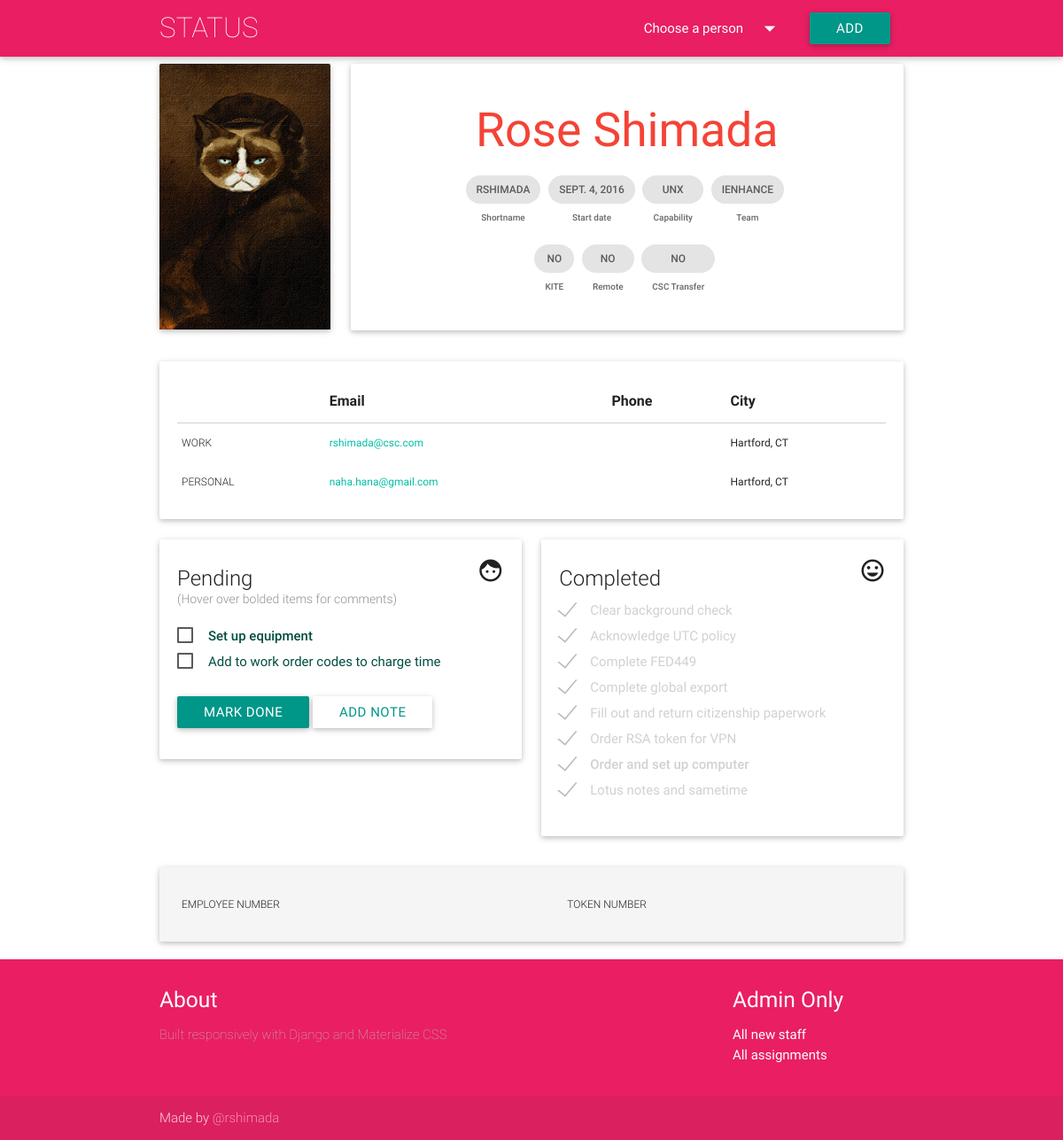
The app's page /rshimada, older data.
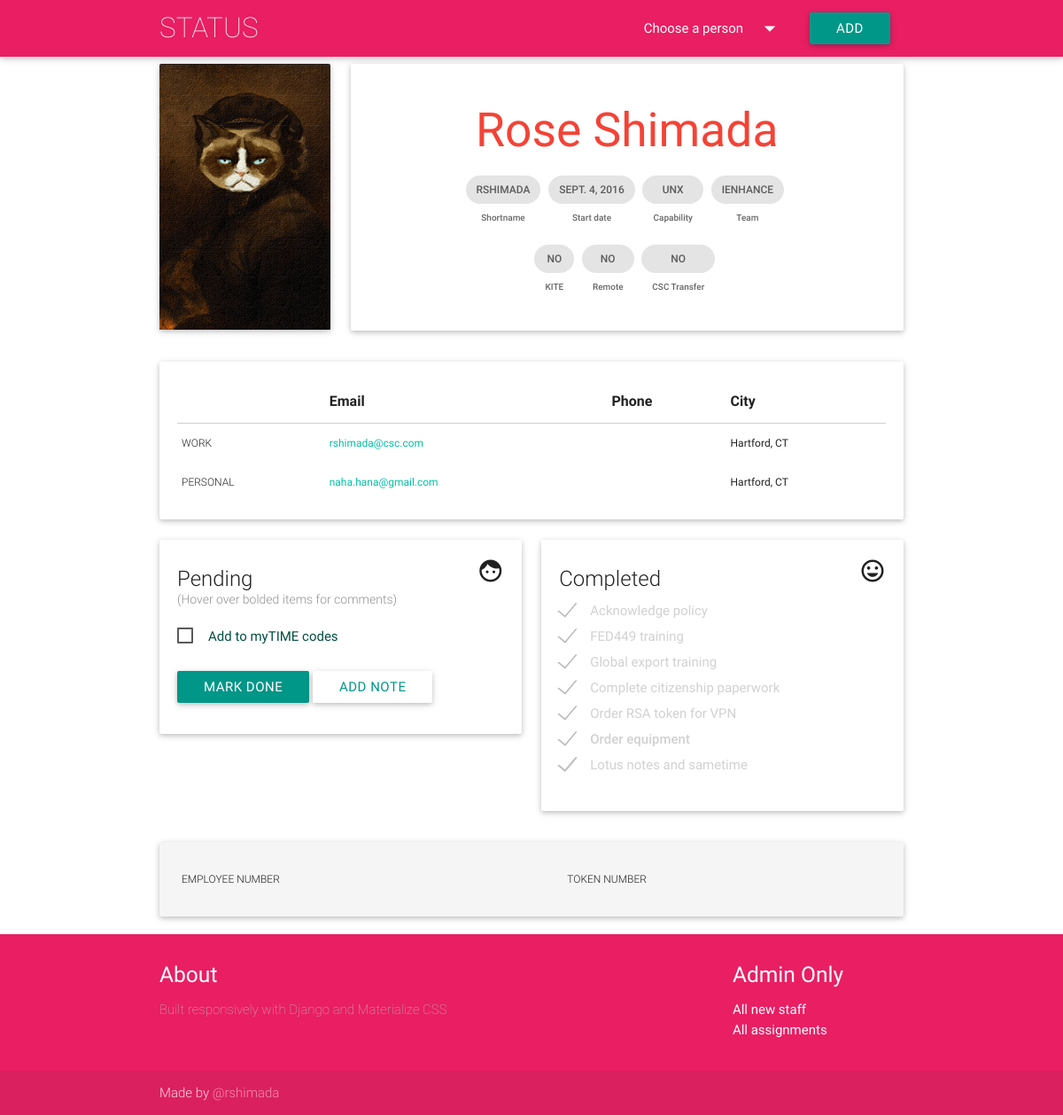
The same page, newer data.
### app/models.py (models this page shows, shortened)
class Person(models.Model):
    CAPABILITY_CHOICES = (
        ('ADS', 'ADS'),
        ('CDS', 'CDS'),
        ('VDS', 'VDS'),
        ('PCC', 'PCC'),
        ('VM', 'Virtualization'),
        ('AD', 'Active Directory'),
        ('BAC', 'Backup'),
        ('STO', 'Storage'),
        ('UNX', 'UNIX'),
        ('WIN', 'Wintel'))
    TEAM_CHOICES = (
        ('iACTION', 'iACTION'),
        ('iBUILD', 'iBUILD'),
        ('iENHANCE', 'iENHANCE'),
        ('iSOLVE', 'iSOLVE'))
    EMPLOY_CHOICES = (
        ('Contractor', 'Contractor'),
        ('Employee', 'Employee'))
    firstname = models.CharField(max_length=200, verbose_name='First name')
    lastname = models.CharField(max_length=200, verbose_name='Last name')
    shortname = models.CharField(max_length=200, unique=True, verbose_name='CSC shortname')
    startdate = models.DateField(auto_now_add=False, verbose_name='Start date')
    addeddate = models.DateTimeField(auto_now_add=True, verbose_name='Date added to status app')
    personalstreet = models.CharField(max_length=50, blank=True, verbose_name='Home street address')
    personalcity = models.CharField(max_length=50, verbose_name='Home city', default='Hartford')
    personalstate = models.CharField(max_length=50, verbose_name='Home state (abbreviation)', default='CT')
    personalzip = models.CharField(max_length=5, blank=True, verbose_name='Home zip code')
    personalemail = models.EmailField(max_length=50, blank=True, verbose_name='Personal email address')
    personalphone = PhoneNumberField(blank=True, verbose_name='Personal phone number, format: +1 860 888 6060')
    workphone = PhoneNumberField(blank=True, verbose_name='Work phone number')
    workstreet = models.CharField(max_length=50, blank=True, verbose_name='Work street address')
    workcity = models.CharField(max_length=50, verbose_name='Work city', default='Hartford')
    workstate = models.CharField(max_length=50, verbose_name='Work state', default='CT')
    workzip = models.CharField(max_length=5, blank=True, verbose_name='Work zip code')
    capability = models.CharField(max_length=20, choices=CAPABILITY_CHOICES, default='Wintel')
    team = models.CharField(max_length=20, choices=TEAM_CHOICES, default='iBUILD')
    kite = models.BooleanField(default=False, verbose_name='Assigned to KITE project')
    remote = models.BooleanField(default=False, verbose_name='Working remotely')
    csctransfer = models.BooleanField(default=False, verbose_name='Existing CSC employee')
    employid = models.CharField(max_length=15, blank=True, verbose_name='Employee number or PRN')
    employtype = models.CharField(max_length=50, choices=EMPLOY_CHOICES, default='Contractor', verbose_name='Employment Type')
    tokenserial = models.CharField(max_length=15, blank=True, verbose_name='Token serial number')
    class Meta:
        ordering = ['addeddate']
        verbose_name_plural = 'people'
        unique_together = ("firstname", "lastname")
    def __str__(self):
        return '{0} {1}'.format(self.firstname, self.lastname)

class Assignment(models.Model):
    person = models.ForeignKey(Person)
    task = models.ForeignKey(Task)
    comment = models.CharField(max_length=200, blank=True)
    complete = models.BooleanField(default=False)
    def __str__(self):
        return self.task.title

class Task(models.Model):
    title = models.CharField(max_length=200)
    description = models.CharField(max_length=600, blank=True)

### app/views.py (the view, shortened to what this page needs)
# urls.py: url(r'^(?P<shortname>\w+)', views.profile),
@require_http_methods(["GET", "POST"])
def profile(request, shortname=None):
    people = Person.objects.order_by('startdate')
    person = get_object_or_404(Person, shortname=shortname)
    tasks = Assignment.objects.filter(person=person)
    form = AssignmentForm(request.POST or None)
    randimg = random.randint(1, 20)
    context = {'shortname': shortname,
                'people': people,
                'person': person,
                'tasks': tasks,
                'form': form,
                'message': messages,
                'randimg': randimg}
    return render(request, 'app/profile.html', context)

### app/forms.py
class AssignmentForm(ModelForm):
    class Meta:
        model = Assignment
        fields = ['person', 'task', 'complete']

### app/templates/app/profile.html (shortened to what this page needs)
{% extends "app/index.html" %}
{% load staticfiles %}
{% block content %}
<div class="container">
  <div class="row">
    <div class="col s12 m3 l3">
      <div class="card">
        <div class="card-image waves-effect waves-block waves-light">
          <a href="/{{ shortname }}">
            <img src="static/app/img/cat/cat-{{ randimg }}-min.png"></a>
        </div>
      </div>
    </div>
    <div class="col s12 m9 l9">
      <div class="card">
        <div class="card-content center">
          <span class="card-title red-text">
            <a class="red-text" href="/{{ shortname }}">
              <h2 class="header">{{ person }}</h2></a>
          </span>
          <div class="row">
            <div class="chip">
              <p class="card-item">{{ shortname }}</p>
              Shortname
            </div>
            <div class="chip">
              <p class="card-item">{{ person.startdate }}</p>
              Start date
            </div>
            <div class="chip">
              <p class="card-item">{{ person.capability }}</p>
              Capability
            </div>
            <div class="chip">
              <p class="card-item">{{ person.team }}</p>
              Team
            </div>
          </div>
          <div class="row">
            <div class="chip">
              {% if not person.kite %}
              <p class="card-item">No</p>
              {% else %}
              <p class="card-item">Yes</p>
              {% endif %}
              KITE
            </div>
            <div class="chip">
              {% if not person.remote %}
              <p class="card-item">No</p>
              {% else %}
              <p class="card-item">Yes</p>
              {% endif %}
              Remote
            </div>
            <div class="chip">
              {% if not person.csctransfer %}
              <p class="card-item">No</p>
              {% else %}
              <p class="card-item">Yes</p>
              {% endif %}
              CSC Transfer
            </div>
          </div>
        </div>
      </div>
    </div>
  </div>
  <div class="card">
    <div class="card-content">
      <table class="responsive-table highlight">
        <thead>
          <tr>
            <th></th>
            <th>Email</th>
            <th>Phone</th>
            <th>City</th>
          </tr>
        </thead>
        <tbody>
          <tr>
            <td class="cell-label">Work</td>
            <td><a href="mailto:{{ shortname }}@csc.com">{{ shortname }}@csc.com</a></td>
            <td>{{ person.workphone }}</td>
            <td>{{ person.workcity }}, {{ person.workstate }}</td>
          </tr>
          <tr>
            <td class="cell-label">Personal</td>
            <td><a href="mailto:{{ person.personalemail }}">{{ person.personalemail }}</a></td>
            <td>{{ person.personalphone }}</td>
            <td>{{ person.personalcity }}, {{ person.personalstate }}</td>
          </tr>
        </tbody>
      </table>
    </div>
  </div>
  <div class="row">
    <div class="col s12 m6">
      <div class="card">
        <div class="card-content">
          <span class="card-title">Pending
            <i class="right small material-icons">face</i>
            <h6 class="subheader">(Hover over bolded items for comments)</h6>
          </span>
          <form action="" method="POST">
            {% for task in tasks %}
            {% if not task.complete %}
            {% if task.comment %}
            <label class="teal-text text-darken-4 tooltipped" for="{{ task.id }}" data-tooltip="{{ task.comment }}"><strong>{{ task }}</strong></label><br />
            {% endif %}
            {% if not task.comment %}
            <label class="teal-text text-darken-4" for="{{ task.id }}">{{ task }}</label><br />
            {% endif %}
            {% endif %}
            {% endfor %}
            <br />
            <input type="submit" value="mark done" class="teal btn waves-light">
            <a target="_blank" class="btn waves-effect waves-light white teal-text" type="submit" name="action" href="/admin/app/assignment/">
              Add Note</a>
          </form>
        </div>
      </div>
    </div>
    <div class="col s12 m6">
      <div class="card">
        <div class="card-content">
          <span class="card-title">Completed
            <i class="right small material-icons">insert_emoticon</i>
          </span>
          <form action="" method="post">
            {% for task in tasks %}
            {% if task.complete %}
            {% if task.comment %}
            <label class="gray-text tooltipped" for="{{ task.id }}" data-tooltip="{{ task.comment }}"><strong>{{ task }}</strong></label><br />
            {% endif %}
            {% if not task.comment %}
            <label class="gray-text" for="{{ task.id }}">{{ task }}</label><br />
            {% endif %}
            {% endif %}
            {% endfor %}
          </form>
        </div>
      </div>
    </div>
  </div>
  <div class="card" style="background-color: #F5F5F5">
    <div class="card-content">
      <table class="responsive-table highlight">
        <tbody>
          <tr>
            <td class="cell-label">Employee number</td>
            <td class="td-bold">{{ person.employid }}</td>
            <td class="cell-label">Token number</td>
            <td class="td-bold">{{ person.tokenserial }}</td>
          </tr>
        </tbody>
      </table>
    </div>
  </div>
</div>
{% endblock %}

### app/templates/app/index.html (shortened to what this page needs)
{% load staticfiles %}
<html>
<head>
  <link type="text/css" rel="stylesheet" href="{% static 'app/css/materialize.css' %}" />
  <link type="text/css" rel="stylesheet" href="{% static 'app/css/app.css' %}" />
</head>
<body>
  <nav class="pink" role="navigation">
    <div class="nav-wrapper container">
      <a id="logo-container" href="/" class="brand-logo hide-on-med-and-down">STATUS</a>
      <ul class="right">
        <li>
          <a class="dropdown-button" href="#!" data-activates="dropdown1">
            Choose a person
            <i class="material-icons right">arrow_drop_down</i>
          </a>
        </li>
        <li>
          <a target="_blank" class="btn waves-effect waves-light teal" type="submit" name="action" href="/admin/app/person/add/">Add</a>
        </li>
      </ul>
    </div>
  </nav>
  {% block content %}{% endblock %}
<footer class="page-footer pink">
  <div class="container">
    <div class="row">
      <div class="col l6 s12">
        <h5 class="white-text">About</h5>
        <p class="footer-light grey-text text-lighten-1">Built responsively with Django and Materialize CSS</p>
      </div>
      <div class="col l3 s12">
      </div>
      <div class="col l3 s12">
        <h5 class="white-text">Admin Only</h5>
        <ul>
          <li><a class="white-text" href="/admin/app/person/">All new staff</a></li>
          <li><a class="white-text" href="/admin/app/assignment/">All assignments</a></li>
        </ul>
      </div>
    </div>
  </div>
  <div class="footer-copyright">
    <div class="container">
      Made by <a class="pink-text text-lighten-3" href="mailto:rshimada@csc.com">@rshimada</a>
    </div>
  </div>
</footer>
</body>
</html>

### app/static/app/css/app.css (style rules this page uses)
.card-item, .td-bold { font-size: 12px; font-weight: 500; text-transform: uppercase; }
.subheader { cursor: initial; pointer-events: none; color: rgba(0, 0, 0, 0.44); font-size: 14px; font-weight: 300; line-height: 48px; margin-top: -25px; }
.chip { font-size: 10px !important; }
.brand-logo, .footer-light { font-weight: 200 !important; }
td { font-size: 12px !important; }
.cell-label { font-weight: 300; text-transform: uppercase; }
.card-image { max-height: 300px; }
label { margin: 0 0 4px 0; }

Row changes from the older to the newer data that the page shows:
removed Assignment: task.title "Set up equipment", shown under "(Hover over bolded items for comments)"
removed Assignment: task.title "Clear background check"
changed through a linked row, Assignment: task.title "Add to work order codes to charge time" → "Add to myTIME codes"
changed through a linked row, Assignment: task.title "Acknowledge UTC policy" → "Acknowledge policy"
changed through a linked row, Assignment: task.title "Complete FED449" → "FED449 training"
changed through a linked row, Assignment: task.title "Complete global export" → "Global export training"
changed through a linked row, Assignment: task.title "Fill out and return citizenship paperwork" → "Complete citizenship paperwork"
changed through a linked row, Assignment: task.title "Order and set up computer" → "Order equipment"
